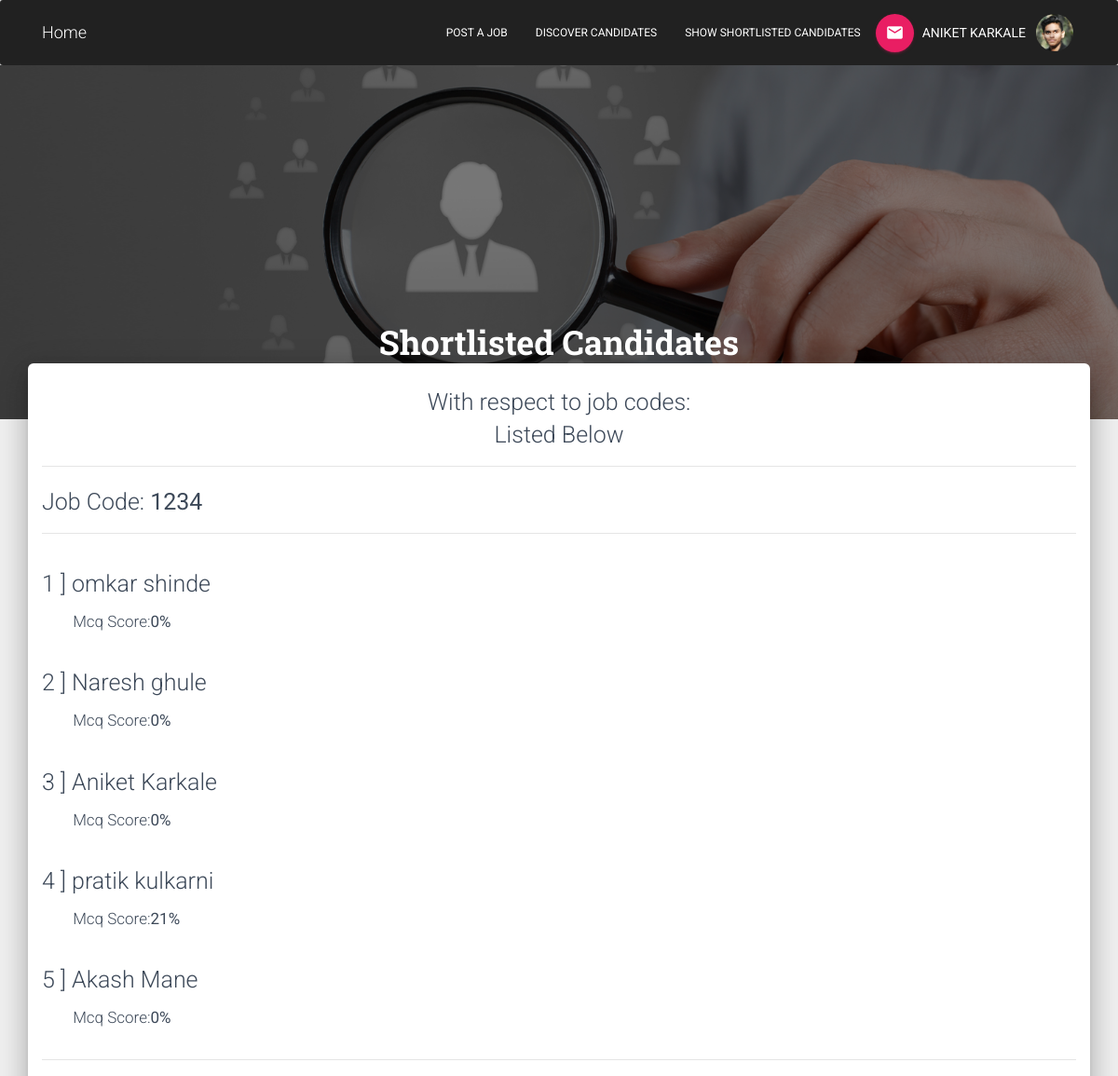
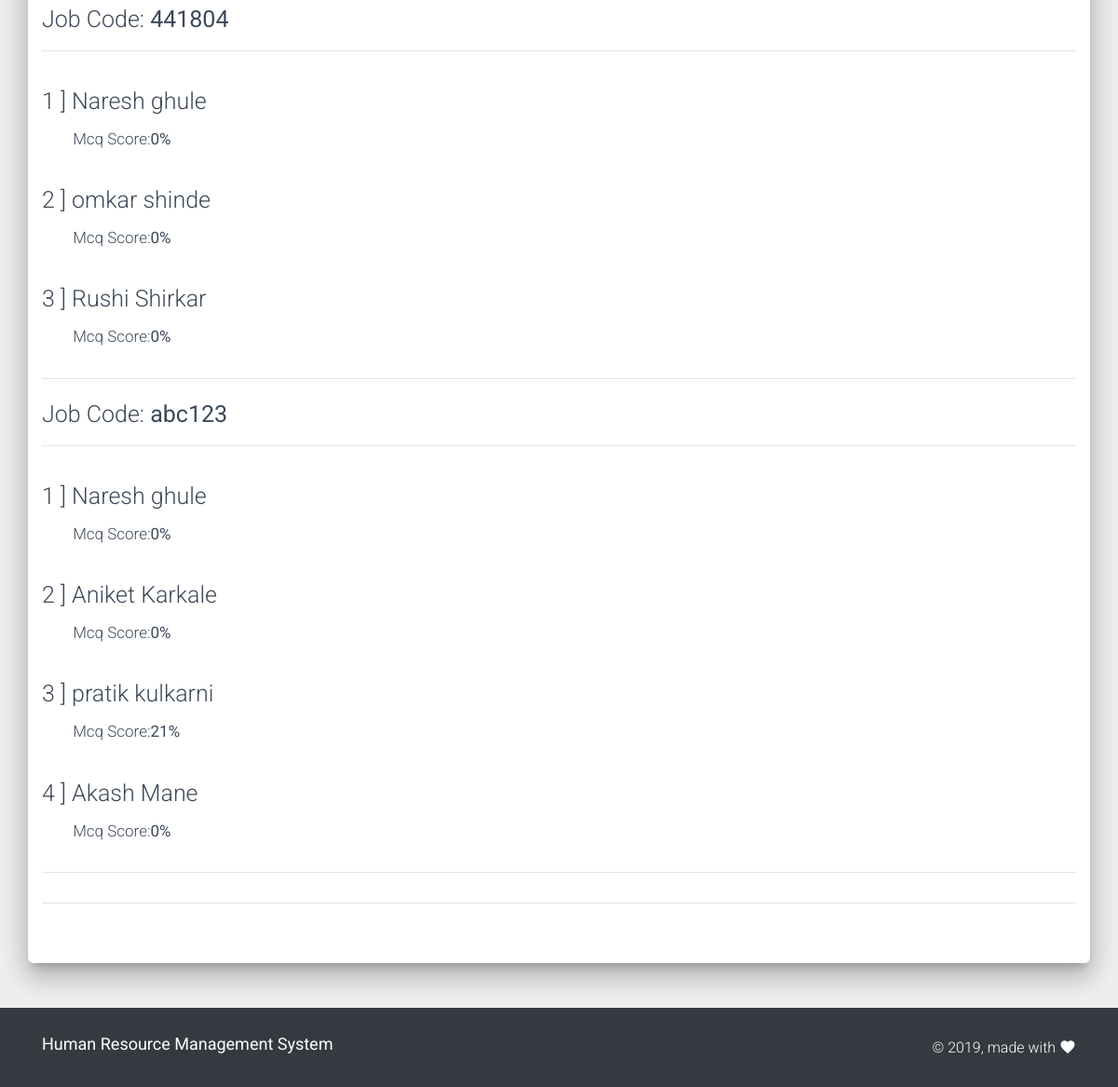
/examples/shortlist.php (signed in), run on the app's committed database (2 pictures, top to bottom).
### tables this page shows
CREATE TABLE `hr` (
  `id` int(11) NOT NULL,
  `firstname` varchar(100) NOT NULL,
  `lastname` varchar(100) NOT NULL,
  `email_id` varchar(100) NOT NULL,
  `password` varchar(100) NOT NULL,
  `img` blob NOT NULL
);

CREATE TABLE `shortlisted_candidates` (
  `id` varchar(100) NOT NULL,
  `job_code` varchar(20) NOT NULL
);

CREATE TABLE `jobapplication` (
  `id` int(11) NOT NULL,
  `firstname` varchar(30) NOT NULL,
  `lastname` varchar(30) NOT NULL,
  `email_id` varchar(40) NOT NULL,
  `password` varchar(100) NOT NULL,
  `img` longblob NOT NULL,
  `dob` date NOT NULL,
  `marital_status` varchar(10) NOT NULL,
  `gender` varchar(20) NOT NULL,
  `contact_no` varchar(20) NOT NULL,
  `alt_contact_no` varchar(20) NOT NULL,
  `present_address` varchar(100) NOT NULL,
  `current_state` varchar(30) NOT NULL,
  `careerobj` varchar(200) NOT NULL,
  `qualification` varchar(10) NOT NULL,
  `special_skill` varchar(50) NOT NULL,
  `ten_passing_year` int(10) NOT NULL,
  `ten_school_name` varchar(100) NOT NULL,
  `ten_board_name` varchar(20) NOT NULL,
  `ten_percentage` double NOT NULL,
  `tew_dip` varchar(10) NOT NULL,
  `tew_dip_passing_year` int(10) NOT NULL,
  `tew_dip_college_name` varchar(100) NOT NULL,
  `tew_dip_board_name` varchar(50) NOT NULL,
  `tewdip_percentage` double NOT NULL,
  `btech_mtech` varchar(10) NOT NULL,
  `btech_mtech_passing_year` int(10) NOT NULL,
  `btech_mtech_college` varchar(100) NOT NULL,
  `btech_mtech_university` varchar(50) NOT NULL,
  `btech_mtech_percentage` double NOT NULL,
  `lang` varchar(5000) NOT NULL,
  `resume` longblob NOT NULL,
  `tech_skill` varchar(5000) NOT NULL,
  `rate` varchar(100) NOT NULL,
  `os` varchar(5000) NOT NULL,
  `certificate` varchar(5000) NOT NULL,
  `training` varchar(5000) NOT NULL,
  `area_interest` varchar(100) NOT NULL,
  `project_name` varchar(5000) NOT NULL,
  `project_duration` varchar(1000) NOT NULL,
  `project_role` varchar(5000) NOT NULL,
  `project_description` varchar(5000) NOT NULL,
  `fresh_expn` varchar(20) NOT NULL,
  `company_name` varchar(5000) NOT NULL,
  `start_date` varchar(5000) NOT NULL,
  `end_date` varchar(5000) NOT NULL,
  `job_tiitle` varchar(5000) NOT NULL,
  `job_description` varchar(3000) NOT NULL,
  `mcq_score` int(20) NOT NULL,
  `attempt` int(10) NOT NULL
);

### examples/shortlist.php (the view, shortened to what this page needs)
<?php
 if(!isset($_SESSION["hruser"]))
   {
    header('location:home.html');
   }
   elseif((time() - $_SESSION['utime'])>=1000)
   {
     header('location:logout.php');
   }
   else
   {
 $user1=$_SESSION["hruser"];
$servername = "localhost";
      $username = "root";
      $password = "";
      $dbname = "hrmdss";
      $conn = new mysqli($servername, $username, $password, $dbname);
      $sql="select * from shortlisted_candidates";
      $sql1="SELECT * FROM hr where email_id='$user1'";
     $result1 = $conn->query($sql1);
        if ($result1->num_rows > 0)
          {
            $row = $result1->fetch_assoc();
          }
          $name=$row['firstname']." ".$row['lastname'];
          $img=$row['img'];
 ?>
<!DOCTYPE html>
<html lang="en">
<head>
  <link rel="stylesheet" href="https://maxcdn.bootstrapcdn.com/font-awesome/latest/css/font-awesome.min.css">
  <link href="../assets/css/material-kit.css?v=2.0.5" rel="stylesheet" />
  <link href="../assets/demo/demo.css" rel="stylesheet" />
</head>
<body class="profile-page sidebar-collapse">
    <nav class="navbar navbar-inverse navbar-expand-lg bg-dark mb-0" role="navigation-demo">
            <div class="container">
              <div class="navbar-translate">
                <a class="navbar-brand" href="hrhome.php">Home</a>
              </div>
              <div class="collapse navbar-collapse">
                <ul class="navbar-nav ml-auto">
                  <li class="nav-item">
                    <a href="job post/job.php" class="nav-link">
                      Post A Job
                    </a>
                  </li>
                  <li class="nav-item">
                    <a href="discover.php" class="nav-link">
                      Discover Candidates
                    </a>
                  </li>
                  <li class="nav-item">
                    <a href="shortlist.php" class="nav-link">
                      Show shortlisted candidates
                    </a>
                  </li>
                  <li class="nav-item">
                    <a href="" class="btn btn-rose btn-raised btn-fab btn-round" data-toggle="dropdown">
                      <i class="material-icons">email</i>
                    </a>
                  </li>
                   <li class="nav-item nav-link">
                    <?php echo $name; ?>
                  </li>
                  <li class="dropdown nav-item">
                    <a href="" class="profile-photo dropdown-toggle nav-link" data-toggle="dropdown">
                      <div class="profile-photo-small">
                        <img src="img/<?php echo $img;?>" alt="Circle Image" class="rounded-circle img-fluid">
                      </div>
                    </a>
                  </li>
                </ul>
              </div>
            </div>
          </nav>
          <div class="page-header header-filter" data-parallax="true" style="background-image: url('../assets/img/ac.jpg');"></div>
  <div class="main main-raised">
    <div class="profile-content">
      <div class="container">
        <div class="row">
          <div class="col-md-12 ml-auto mr-auto">
            <div class="profile">
              <div class="name">
                <h2 class="title text-white">Shortlisted Candidates</h2>
                <h3>With respect to job codes:<br>Listed Below</h3>
               </div>
           </div>
           <?php
           if($result=mysqli_query($conn,$sql))
          {
            while ($fieldinfo=mysqli_fetch_array($result)) {
            $id=$fieldinfo['id'];
            $id=explode(",", $id);
            $job_code= $fieldinfo['job_code'];
            echo "<hr><h3>"."Job Code:"." "."<strong>".$job_code."</strong>"." "."</h3><hr>";
             $no=0;
            foreach ($id as $key => $value) {
            $sql1="select firstname,lastname,mcq_score from jobapplication where id='$value'";
             if($result1=mysqli_query($conn,$sql1))
          {
            while ($fieldinfo1=mysqli_fetch_array($result1)) {
              $firstname=$fieldinfo1['firstname'];
              $lastname=$fieldinfo1['lastname'];
              $score=$fieldinfo1['mcq_score'];
             ?>
             <div class="row">
            <div class="col-md-6">
          <?php
          echo "<h3>".++$no." ] ".$firstname." ".$lastname."</h3><h5>&nbsp;&nbsp;&nbsp;&nbsp;&nbsp;&nbsp;&nbsp;&nbsp;Mcq Score:<strong>".$score."%</strong></h5>";
          ?></div>
          <div class="col-md-6">
          </div>
        </div>
        <?php
            }}
          }
          }
        }
 ?>
<hr>
           </div>
            </div>
            <hr>
            <br><br>
          </div>
        </div>
      </div>
 <br><br>
  <footer class="footer footer-default bg-dark text-white">
    <div class="container">
      <nav class="float-left">
        <ul>
          <li>
            <h4><strong>
              Human Resource Management System
            </strong></h4>
          </li>
        </ul>
      </nav>
      <div class="copyright float-right">
        &copy;
        , made with <i class="material-icons">favorite</i>
      </div>
    </div>
  </footer>
</body>
</html>
<?php } ?>

### assets/demo/demo.css (style rules this page uses)
.title { margin-top: 30px; min-height: 32px; }

### data on the page
hr: name "ANIKET KARKALE", img (picture)
shortlisted_candidates: job_code "1234"
jobapplication: firstname "omkar", lastname "shinde", mcq_score "0"
jobapplication: firstname "Naresh", lastname "ghule", mcq_score "0"
jobapplication: firstname "Aniket", lastname "Karkale", mcq_score "0"
jobapplication: firstname "pratik", lastname "kulkarni", mcq_score "21"
jobapplication: firstname "Akash", lastname "Mane", mcq_score "0"
shortlisted_candidates: job_code "441804"
jobapplication: firstname "Rushi", lastname "Shirkar", mcq_score "0"
shortlisted_candidates: job_code "abc123"
